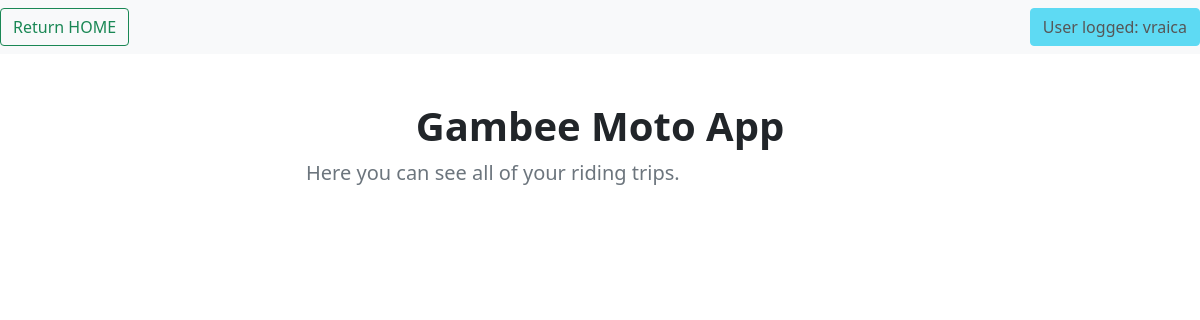
The page /view_trips (signed in) on the database as committed earlier.
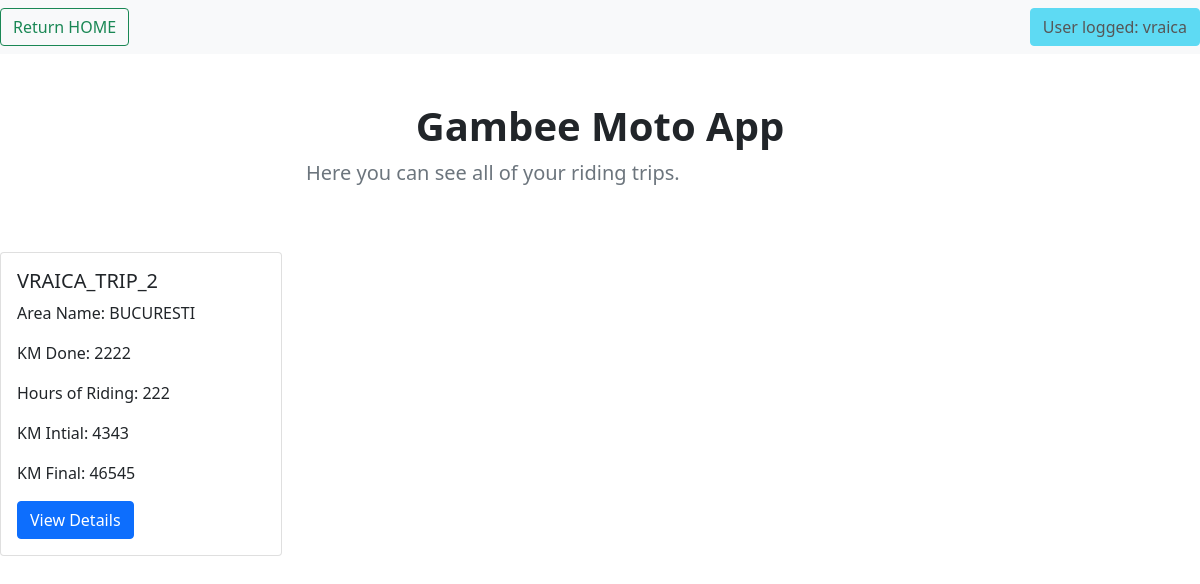
The same page on the database as committed later.
### application/models.py (models this page shows, shortened)
class TripRecords(db.Model):
    __tablename__ = 'TripRecords'
    id = db.Column(db.Integer, primary_key=True)
    trip_name = db.Column(db.String(100))
    area_name = db.Column(db.String(50))
    km_travelled = db.Column(db.Integer)
    h_travelled = db.Column(db.Integer)
    km_initial = db.Column(db.Integer)
    km_final = db.Column(db.Integer)
    added_by = db.Column(db.String(100))

### application/routes.py (the view)
@app.route('/view_trips', methods=['GET'])
@login_required
def view_trips():
    if session['logged_user'] != 'admin@gmail.com':
        trips = TripRecords.query.filter_by(added_by=session['logged_user']).all()
    else:
        trips = TripRecords.query.all()
    return render_template('view_trips.html', list_trips=trips, crr_user=session['logged_user'].split('@')[0])

### application/routes.py (called while the page is built)
@loginMan.user_loader
def load_user(email):
    return Riders.query.filter_by(email=email).first()

### application/templates/view_trips.html (shortened to what this page needs)
{% extends 'base.html'%}
{% block listing_trips %}
<nav class="navbar navbar-light bg-light">
  <form class="form-inline">
    <button class="btn btn-outline-success" type="button" onclick="window.location.href='{{ url_for( 'home') }}';">Return HOME</button>
  </form>
    {% if crr_user == 'guest' %}
        <button type="button" class="btn btn-danger" disabled>
             User logged: {{ crr_user }}
        </button>
    {%else%}
        <button type="button" class="btn btn-info" disabled>
             User logged: {{ crr_user }}
        </button>
    {% endif %}
</nav>
<div class="row py-lg-5">
    <div class="col-lg-6 col-md-8 mx-auto">
        <h1 class="fw-bold text-center">Gambee Moto App</h1>
        <p class="lead text-muted">Here you can see all of your riding trips.</p>
    </div>
</div>
<div class="row">
    {% for trip in list_trips %}
    <div class="col-sm-3">
        <div class="card">
            <div class="card-body">
                <h5 class="card-title">{{ trip.trip_name}}</h5>
                <p class="card-text"> Area Name: {{trip.area_name}}</p>
                <p class="card-text"> KM Done: {{trip.km_travelled}}</p>
                <p class="card-text"> Hours of Riding: {{trip.h_travelled}}</p>
                <p class="card-text"> KM Intial: {{trip.km_initial}}</p>
                <p class="card-text"> KM Final: {{trip.km_final}}</p>
                <a href="{{url_for('detailed_trip', trip_name= trip.trip_name )}}" class="btn btn-primary">View Details</a>
            </div>
        </div>
    </div>
    {% endfor %}
</div>
{% endblock %}

Rows that differ between the two databases and show on the page:
added TripRecords: trip_name "VRAICA_TRIP_2", area_name "BUCURESTI", km_travelled "2222", h_travelled "222", km_initial "4343", km_final "46545"
